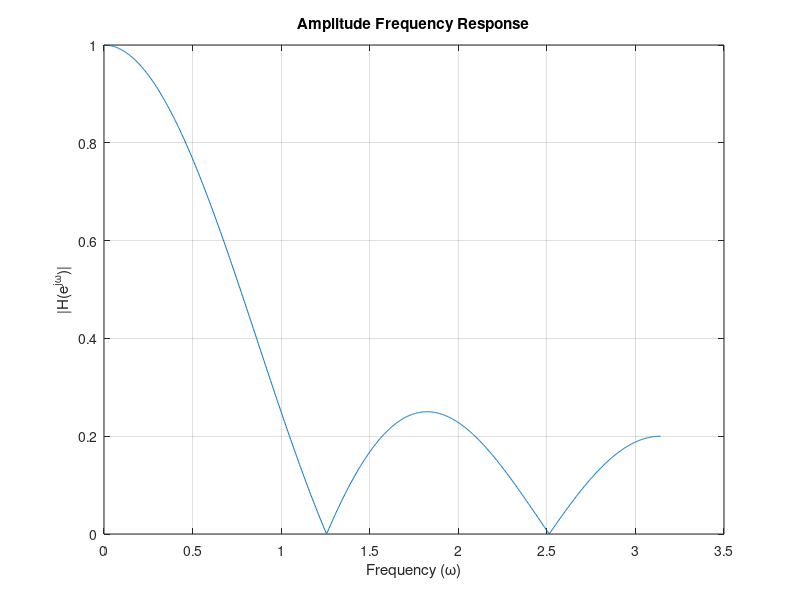

MATLAB code for this plot:
omega = linspace(0, pi, 1000);

H = abs(1/5 * (1 + exp(-1j*omega) + exp(-2*1j*omega) + exp(-3*1j*omega) + exp(-4*1j*omega)));

plot(omega, H);
xlabel('Frequency (\omega)');
ylabel('|H(e^{j\omega})|');
title('Amplitude Frequency Response');
grid on;

zero_indices = find(H == 0);
zero_frequencies = omega(zero_indices);
disp('Frequencies where |H(e^(jω))| = 0:');
disp(zero_frequencies);